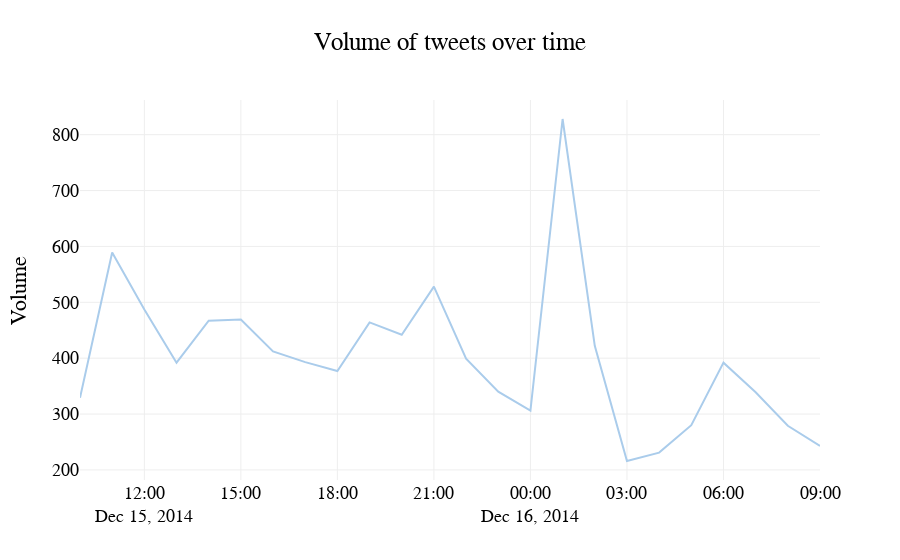

Here is the notebook cell this chart was saved with:
### Code cell
from plotly.offline import init_notebook_mode, iplot
from plotly.graph_objs import *

init_notebook_mode(connected=True) 

# Volume of tweets over time
data = [Scatter(x = df_hourly.index, y = df_hourly.id, mode = 'marker', marker = dict(color = 'rgb(170,204,235)'))]
layout = Layout(title="Volume of tweets over time", 
                yaxis = layoutaxis,
                font = dict(family='Courier New, monospace', size=18, color='rgb(0,0,0)')
               )

layoutaxis = dict(
        showgrid=True,
        zeroline=False,
        showline=False,
        autotick=True,
        autorange=True,
        showticklabels=True,
        title = 'Volume'
    )
fig= Figure(data=data, layout=layout)

# Plot and embed in ipython notebook!
iplot(fig, filename='basic-scatter')

### Figure 1 — Plotly figure (JSON) as saved in the notebook; plotly's stock layout.template omitted (floating-point values rounded to 4 significant figures)
{"data": [{"marker": {"color": "rgb(170,204,235)"}, "mode": "marker", "type": "scatter", "x": ["2014-12-15 10:00:00", "2014-12-15 11:00:00", "2014-12-15 12:00:00", "2014-12-15 13:00:00", "2014-12-15 14:00:00", "2014-12-15 15:00:00", "2014-12-15 16:00:00", "2014-12-15 17:00:00", "2014-12-15 18:00:00", "2014-12-15 19:00:00", "2014-12-15 20:00:00", "2014-12-15 21:00:00", "2014-12-15 22:00:00", "2014-12-15 23:00:00", "2014-12-16", "2014-12-16 01:00:00", "2014-12-16 02:00:00", "2014-12-16 03:00:00", "2014-12-16 04:00:00", "2014-12-16 05:00:00", "2014-12-16 06:00:00", "2014-12-16 07:00:00", "2014-12-16 08:00:00", "2014-12-16 09:00:00"], "y": [329, 589, 487, 392, 467, 469, 412, 393, 377, 464, 442, 528, 399, 340, 306, 828, 422, 216, 231, 280, 392, 339, 279, 243]}], "layout": {"font": {"color": "rgb(0,0,0)", "family": "Courier New, monospace", "size": 18}, "title": "Volume of tweets over time", "yaxis": {"autorange": true, "autotick": true, "showgrid": true, "showline": false, "showticklabels": true, "title": "Volume", "zeroline": false}}}
